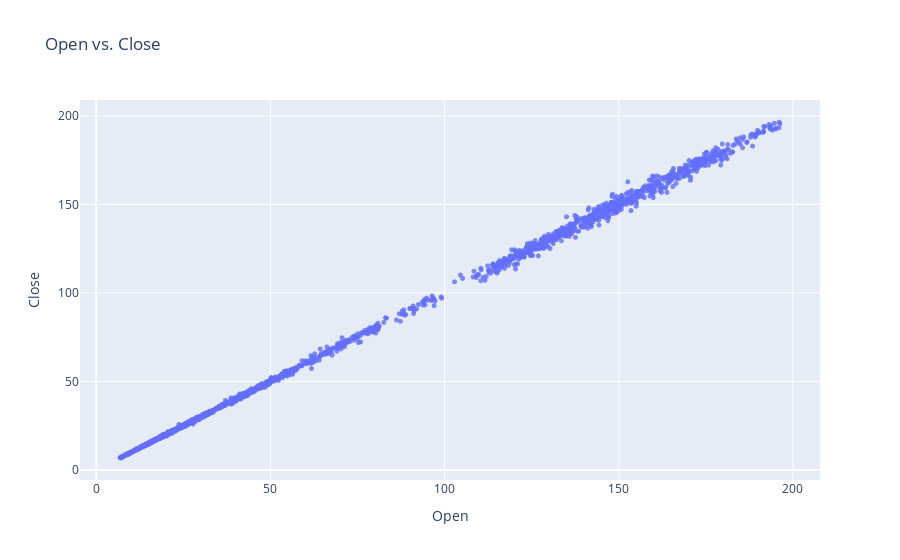

The notebook cell this image was saved under:
### Code cell
fig = px.scatter(df1, 
                 x='Open', 
                 y='Close', 
                 
                 opacity=0.8, 
                  
                 title='Open vs. Close')
fig.update_traces(marker_size=5)
fig.show()

### Figure 1 — Plotly figure (JSON) as saved in the notebook; plotly's stock layout.template omitted (floating-point values rounded to 4 significant figures; data arrays with more than 128 entries replaced by an {"elided": "..."} marker saying what was removed)
{"data": [{"hovertemplate": "Open=%{x}<br>Close=%{y}<extra></extra>", "legendgroup": "", "marker": {"color": "#636efa", "opacity": 0.8, "size": 5, "symbol": "circle"}, "mode": "markers", "name": "", "showlegend": false, "type": "scattergl", "x": {"elided": "3460 float values"}, "xaxis": "x", "y": {"elided": "3460 float values"}, "yaxis": "y"}], "layout": {"legend": {"tracegroupgap": 0}, "title": {"text": "Open vs. Close"}, "xaxis": {"anchor": "y", "domain": [0, 1], "title": {"text": "Open"}}, "yaxis": {"anchor": "x", "domain": [0, 1], "title": {"text": "Close"}}}}
